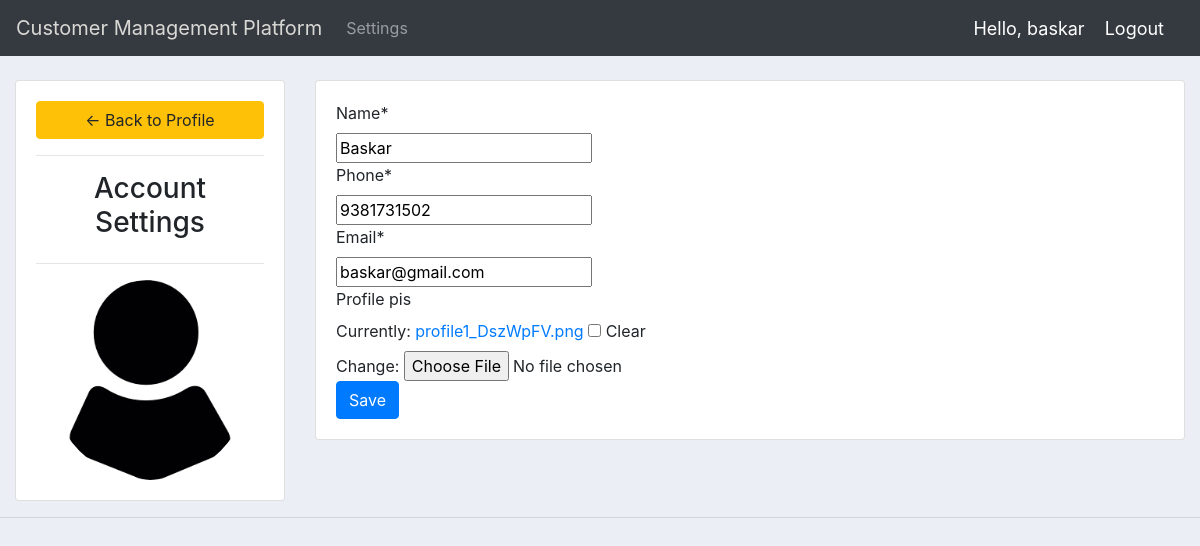
/account/ (signed in), run on the app's committed database.
### accounts/models.py (models this page shows, shortened)
class Customer(models.Model):
    user = models.OneToOneField(User, null=True, blank=True, on_delete=models.CASCADE)
    name = models.CharField(max_length=200, null=True)
    phone = models.CharField(max_length=200, null=True)
    email = models.EmailField(max_length=200, null=True)
    profile_pis = models.ImageField(default="profile1.png", null=True, blank=True)
    date_created = models.DateTimeField(auto_now_add=True, null=True)

### accounts/decorators.py (the view)
        def wrapper_func(request, *args, **kwargs):
            group = None
            if request.user.groups.exists():
                group = request.user.groups.all()[0].name
            if group in allowed_roles:
                return view_func(request, *args, **kwargs)
            else:
                return HttpResponse("You are not authorized to view this page!")
            return view_func(request, *args, **kwargs)

### accounts/forms.py
class CustomerForm(ModelForm):
    class Meta:
        model = Customer
        fields = '__all__'
        exclude = ['user']

### accounts/views.py (called while the page is built)
@login_required(login_url='login')
@allowed_users(allowed_roles=['customer'])
def accountSettings(request):
    customer = request.user.customer
    form = CustomerForm(instance=customer)
    if request.method == 'POST':
        form = CustomerForm(request.POST, request.FILES, instance=customer)
        if form.is_valid():
            form.save()
    context={'form':form}
    return render(request, 'accounts/account_settings.html', context)

### accounts/templates/accounts/account_settings.html (shortened to what this page needs)
{%  extends 'accounts/main.html' %}
{% load static %}
{% block content %}
{% load crispy_forms_tags %}
<br>
<div class="row">
	<div class="col-md-3">
		<div class="card card-body">
			<a class="btn btn-warning" href="{% url 'home' %}"> &#8592; Back to Profile</a>
			<hr>
			<h3 style="text-align: center">Account Settings</h3>
			<hr>
			<img class="profile-pic" src="{{request.user.customer.profile_pis.url}}" >
		</div>
	</div>
	<div class="col-md-9">
		<div class="card card-body">
			<form method="POST" action="" enctype="multipart/form-data">
        {{form|crispy}}
			<input class="btn btn-primary" type="submit" name="Update Information" value="Save">
			</form>
		</div>
	</div>
</div>
{% endblock %}

### accounts/templates/accounts/navbar.html (shortened to what this page needs)
{% load static %}
<nav class="navbar navbar-expand-lg navbar-dark bg-dark">
  <a class="navbar-brand" href="{% url 'home' %}" style="color:#d9d8d4;">Customer Management Platform</a>
  <div class="collapse navbar-collapse" id="navbarNav">
    <ul class="navbar-nav">
      {% if request.user.is_staff %}
        <li class="nav-item active">
          <a class="nav-link" href="{% url 'home' %}">Dashboard</a>
        </li>
        <li class="nav-item">
          <a class="nav-link" href="{% url 'products' %}">Products</a>
        </li>
      {% else %}
      <li class="nav-item">
        <a class="nav-link" href="{% url 'account' %}">Settings</a>
      </li>
      {% endif %}
    </ul>
  </div>
  <span class="hello-msg">Hello, {{request.user}}</span>
 <span ><a  class="hello-msg" href="{% url 'logout' %}">Logout</a></span>
</nav>

### static/css/main.css (style rules this page uses)
body { background-color: #ebeff5; }

### accounts/templates/accounts/navbar.html (style rules this page uses)
.hello-msg { font-size: 18px; color: #fff; margin-right: 20px; }

### accounts/templates/accounts/account_settings.html (style rules this page uses)
.profile-pic { max-width: 200px; max-height:200px; margin: 0 auto; border-radius: 50%; }

### data on the page
Customer: name "Baskar", phone "9381731502", email "baskar@gmail.com"

### other printed values
{{ request.user }} "baskar"
